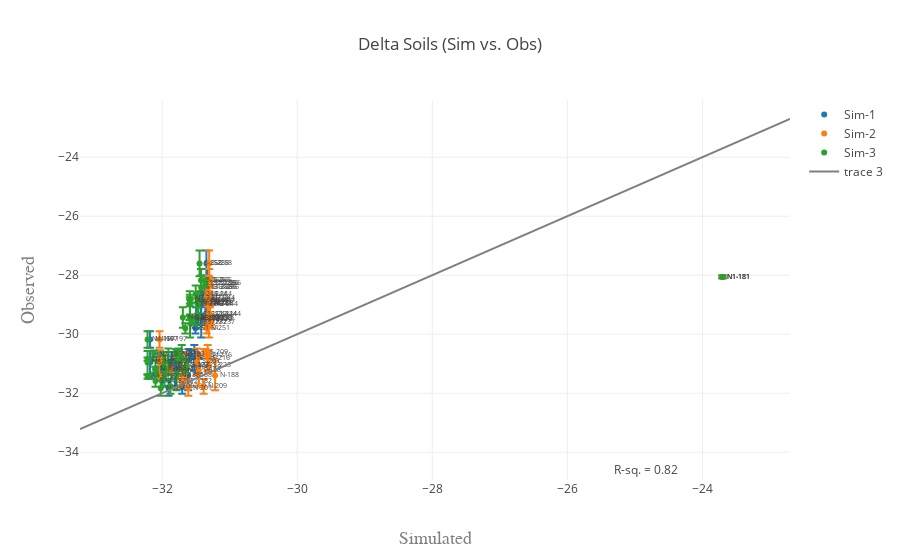

Write notebook code for a chart like this one.
### Code cell
test_var = 'd13C'
sd = 'd13C.SD'

data = []
for folder in range(1, folders + 1):
    df = delta_dat.loc[delta_dat['IDsim'] == ('Sim-' + str(folder))]
    #df = df.loc[df['Transect'] == 'N']
    trace = get_scatter(df, test_var, sd, name=('Sim-' + str(folder)))
    data.append(trace)
    
data.append(get_xy_line(delta_dat, test_var, delta=True))

fig = go.Figure(data=data, layout=get_layout(delta_dat, test_var, title='Delta Soils (Sim vs. Obs)'))
iplot(fig)

### Figure 1 — Plotly figure (JSON) as saved in the notebook; plotly's stock layout.template omitted (floating-point values rounded to 4 significant figures)
{"data": [{"error_y": {"array": [0.04596, 0.1136, 0.282, 0.05583, 0.2553, 0.3945, 0.1061, 0.2702, 0.2017, 0.35, 0.1513, 0.07071, 0.3338, 0.4073, 0.5, 0.1, 0.2517, 0.2517, 0.1414, 0.3512, 0.08165, 0.1732, 0.07071, null, 0.3536, 0.5132, 0.4509, 0.4509, 0.1, 0.4359, 0.2517, 0.6429, 0.2887, 0.1528, 0.4359, 0.3786], "symmetric": true, "type": "data"}, "mode": "markers+text", "name": "Sim-1", "text": ["N1-181", "N2-181", "N4-197", "N7-197", "N7-244", "N8-197", "N8-244", "S11-182", "S12-182", "S12-244", "S12-286", "S13-197", "S13-244", "S13-286", "N-188", "N-197", "N-201", "N-209", "N-216", "N-223", "N-237", "N-251", "N-258", "N-272", "N-278", "S-188", "S-197", "S-201", "S-209", "S-216", "S-223", "S-230", "S-244", "S-251", "S-258", "S-265"], "textfont": {"size": 7}, "textposition": "right", "type": "scatter", "x": [-23.7, -32.04, -32.18, -32.18, -31.43, -32.18, -31.43, -32.0, -32.0, -31.34, -31.31, -32.18, -31.43, -31.35, -31.61, -32.04, -31.9, -31.7, -31.58, -31.5, -31.4, -31.51, -31.45, -31.38, -31.36, -31.81, -31.86, -31.76, -31.61, -31.52, -31.46, -31.42, -31.37, -31.36, -31.34, -31.34], "y": [-28.06, -30.66, -30.18, -30.85, -28.8, -30.96, -28.86, -31.15, -31.58, -29.34, -28.26, -31.44, -28.99, -28.41, -31.4, -31.2, -31.83, -31.77, -30.7, -29.43, -29.6, -29.8, -29.45, -29.5, -28.95, -31.23, -31.07, -30.93, -30.6, -30.8, -31.07, -29.47, -28.63, -28.93, -27.6, -28.17]}, {"error_y": {"array": [0.04596, 0.1136, 0.282, 0.05583, 0.2553, 0.3945, 0.1061, 0.2702, 0.2017, 0.35, 0.1513, 0.07071, 0.3338, 0.4073, 0.5, 0.1, 0.2517, 0.2517, 0.1414, 0.3512, 0.08165, 0.1732, 0.07071, null, 0.3536, 0.5132, 0.4509, 0.4509, 0.1, 0.4359, 0.2517, 0.6429, 0.2887, 0.1528, 0.4359, 0.3786], "symmetric": true, "type": "data"}, "mode": "markers+text", "name": "Sim-2", "text": ["N1-181", "N2-181", "N4-197", "N7-197", "N7-244", "N8-197", "N8-244", "S11-182", "S12-182", "S12-244", "S12-286", "S13-197", "S13-244", "S13-286", "N-188", "N-197", "N-201", "N-209", "N-216", "N-223", "N-237", "N-251", "N-258", "N-272", "N-278", "S-188", "S-197", "S-201", "S-209", "S-216", "S-223", "S-230", "S-244", "S-251", "S-258", "S-265"], "textfont": {"size": 7}, "textposition": "right", "type": "scatter", "x": [-23.7, -31.77, -32.04, -32.04, -31.33, -32.04, -31.33, -31.71, -31.71, -31.3, -31.29, -32.04, -31.33, -31.32, -31.22, -31.88, -31.61, -31.39, -31.32, -31.29, -31.28, -31.34, -31.31, -31.3, -31.3, -31.46, -31.64, -31.48, -31.36, -31.33, -31.31, -31.31, -31.3, -31.3, -31.3, -31.3], "y": [-28.06, -30.66, -30.18, -30.85, -28.8, -30.96, -28.86, -31.15, -31.58, -29.34, -28.26, -31.44, -28.99, -28.41, -31.4, -31.2, -31.83, -31.77, -30.7, -29.43, -29.6, -29.8, -29.45, -29.5, -28.95, -31.23, -31.07, -30.93, -30.6, -30.8, -31.07, -29.47, -28.63, -28.93, -27.6, -28.17]}, {"error_y": {"array": [0.04596, 0.1136, 0.282, 0.05583, 0.2553, 0.3945, 0.1061, 0.2702, 0.2017, 0.35, 0.1513, 0.07071, 0.3338, 0.4073, 0.5, 0.1, 0.2517, 0.2517, 0.1414, 0.3512, 0.08165, 0.1732, 0.07071, null, 0.3536, 0.5132, 0.4509, 0.4509, 0.1, 0.4359, 0.2517, 0.6429, 0.2887, 0.1528, 0.4359, 0.3786], "symmetric": true, "type": "data"}, "mode": "markers+text", "name": "Sim-3", "text": ["N1-181", "N2-181", "N4-197", "N7-197", "N7-244", "N8-197", "N8-244", "S11-182", "S12-182", "S12-244", "S12-286", "S13-197", "S13-244", "S13-286", "N-188", "N-197", "N-201", "N-209", "N-216", "N-223", "N-237", "N-251", "N-258", "N-272", "N-278", "S-188", "S-197", "S-201", "S-209", "S-216", "S-223", "S-230", "S-244", "S-251", "S-258", "S-265"], "textfont": {"size": 7}, "textposition": "right", "type": "scatter", "x": [-23.7, -32.12, -32.22, -32.22, -31.59, -32.22, -31.59, -32.1, -32.1, -31.46, -31.36, -32.22, -31.59, -31.42, -31.79, -32.1, -32.02, -31.88, -31.78, -31.69, -31.57, -31.66, -31.59, -31.5, -31.47, -31.96, -31.98, -31.91, -31.79, -31.71, -31.64, -31.59, -31.5, -31.47, -31.45, -31.42], "y": [-28.06, -30.66, -30.18, -30.85, -28.8, -30.96, -28.86, -31.15, -31.58, -29.34, -28.26, -31.44, -28.99, -28.41, -31.4, -31.2, -31.83, -31.77, -30.7, -29.43, -29.6, -29.8, -29.45, -29.5, -28.95, -31.23, -31.07, -30.93, -30.6, -30.8, -31.07, -29.47, -28.63, -28.93, -27.6, -28.17]}, {"marker": {"color": "grey", "opacity": 0.9}, "mode": "lines", "type": "scatter", "x": [-33.22, -22.7], "y": [-33.22, -22.7]}], "layout": {"annotations": [{"showarrow": false, "text": "R-sq. = 0.82", "x": -24.84, "y": -34.59}], "showlegend": true, "title": "Delta Soils (Sim vs. Obs)", "xaxis": {"title": "Simulated", "titlefont": {"color": "#7f7f7f", "family": "Courier New, monospace", "size": 18}}, "yaxis": {"title": "Observed", "titlefont": {"color": "#7f7f7f", "family": "Courier New, monospace", "size": 18}}}}
